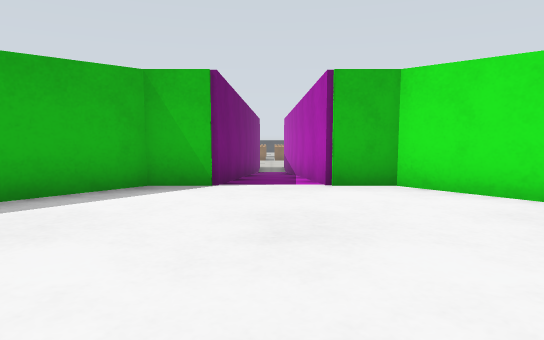
[1] (above)

12 first-person views from a walk through a Gazebo world. The camera is 0.44 m above the floor, tilts 6° down and sees 75° across. Floor lines are 1 m apart. The floor is counted in squares, 0.5 m on a side. Each view is taken from the middle of a square. On the plan, view 1 faces up. The plan holds only what a view shows up to about 12 squares ahead; the rest is blank. Some stock models are drawn as simple stand-ins.

[2]
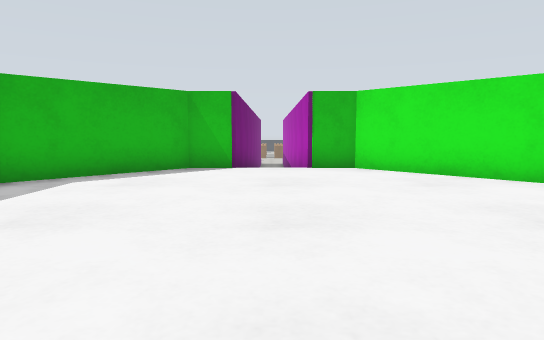

[3]
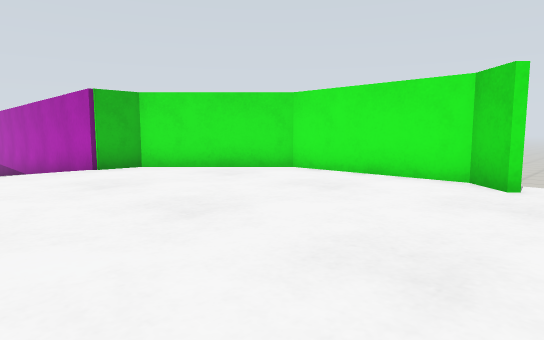

[4]
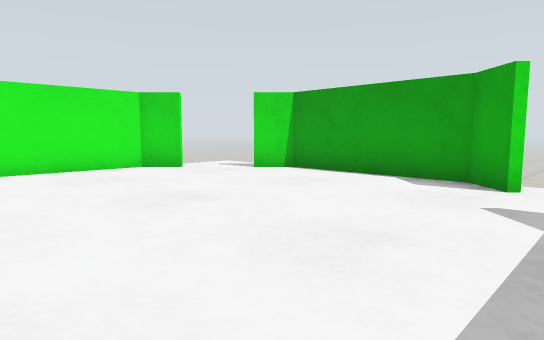

[5]
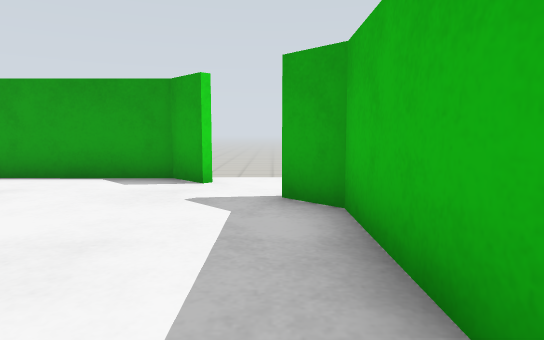

[6]
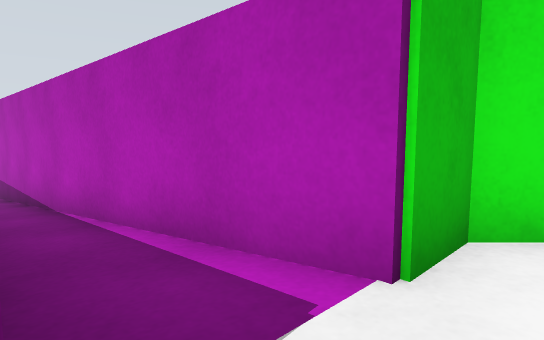

[7]
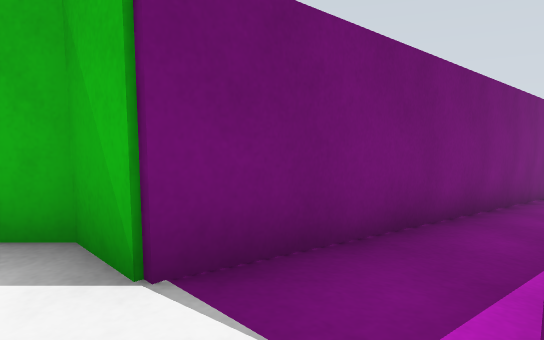

[8]
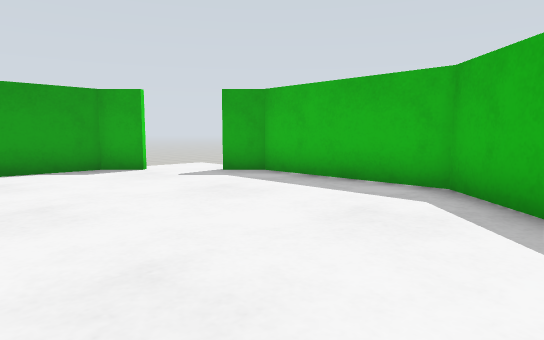

[9]
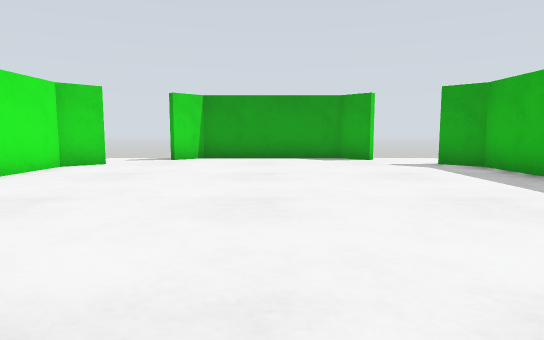

[10]
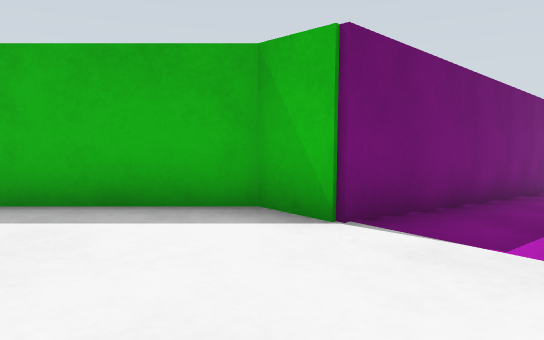

[11]
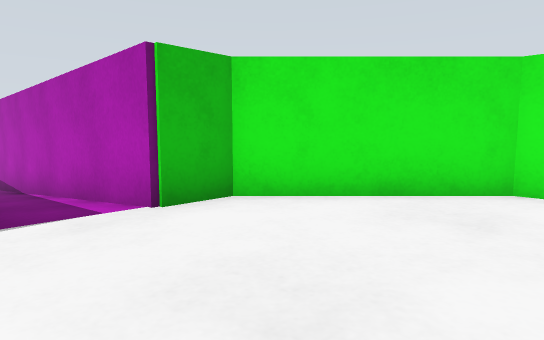

[12]
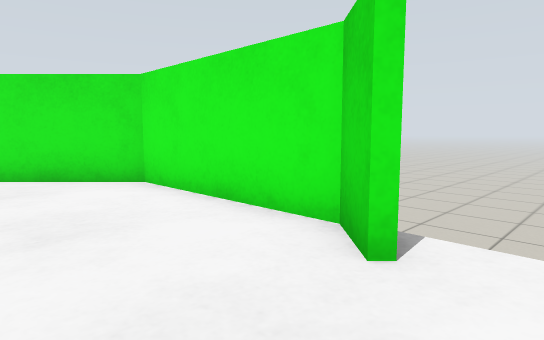

### Floor plan
Key: @ floor where view 1 was taken; # wall or solid block; . main floor; - floor 0.05 m lower than the main floor; v drop or lower ground; R ramp.
Columns run from 5 left of view 1 to 16 right of it. Each row starts with its distance up from view 1.
 20     R R
 19     R R
 18     R R
 17     R R
 16     R R
 15     R R
 14     R R
 13     R R
 12     R R
 11     R R
 10     R R
  9     R R
  8     R R
  7     R-R
  6    ##.##
  5  ##.....##
  4  #.......#
  3 #.........#
  2 #.........#      vvv
  1 #.........#     vvvvv
  0 #....@....#     vvvvvv
 -1 #.........#     vvvvvv
 -2  #.......#v     vvvv
 -3 v.#.....#.v
 -4 vvv#####vvv

Where each view was taken, in squares from view 1:
view 1: 0 up, 0 right, facing up
view 2: 3 down, 0 right, facing up
view 3: 3 down, 2 left, facing up-right
view 4: 3 up, 4 left, facing down-right
view 5: 3 up, 4 left, facing down
view 6: 5 up, 1 left, facing up-right
view 7: 5 up, 1 right, facing up-left
view 8: 5 up, 1 right, facing down-left
view 9: 7 up, 0 right, facing down
view 10: 3 up, 1 right, facing up-left
view 11: 2 up, 1 left, facing up-right
view 12: 3 down, 2 right, facing up-right
